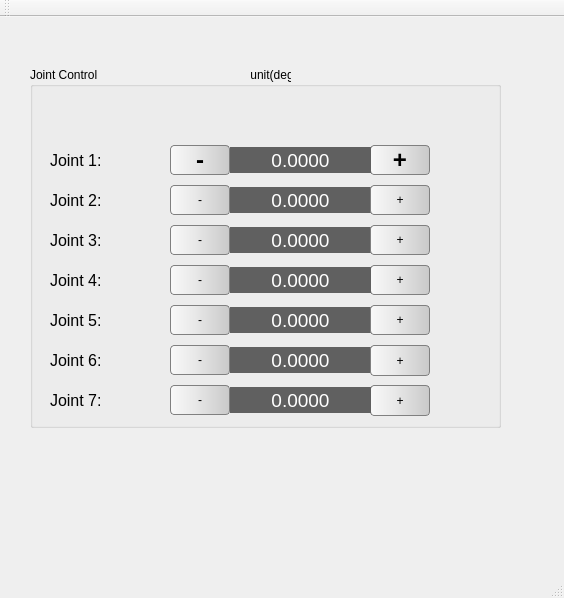
<?xml version="1.0" encoding="UTF-8"?>
<ui version="4.0">
 <class>MainWindow</class>
 <widget class="QMainWindow" name="MainWindow">
  <property name="geometry">
   <rect>
    <x>0</x>
    <y>0</y>
    <width>564</width>
    <height>598</height>
   </rect>
  </property>
  <property name="windowTitle">
   <string>Control Panel</string>
  </property>
  <widget class="QWidget" name="centralWidget">
   <widget class="QGroupBox" name="groupBox_3">
    <property name="geometry">
     <rect>
      <x>30</x>
      <y>50</y>
      <width>471</width>
      <height>361</height>
     </rect>
    </property>
    <property name="styleSheet">
     <string notr="true"/>
    </property>
    <property name="title">
     <string>Joint Control                                              unit(deg.)</string>
    </property>
    <widget class="QLabel" name="lb_joint5">
     <property name="geometry">
      <rect>
       <x>200</x>
       <y>240</y>
       <width>141</width>
       <height>26</height>
      </rect>
     </property>
     <property name="sizePolicy">
      <sizepolicy hsizetype="Expanding" vsizetype="Preferred">
       <horstretch>0</horstretch>
       <verstretch>0</verstretch>
      </sizepolicy>
     </property>
     <property name="font">
      <font>
       <pointsize>14</pointsize>
      </font>
     </property>
     <property name="styleSheet">
      <string notr="true">background-color: rgb(96, 96, 96);
color: white;</string>
     </property>
     <property name="text">
      <string>0.0000</string>
     </property>
     <property name="alignment">
      <set>Qt::AlignCenter</set>
     </property>
    </widget>
    <widget class="QPushButton" name="pbn_joint4Left">
     <property name="geometry">
      <rect>
       <x>140</x>
       <y>198</y>
       <width>60</width>
       <height>30</height>
      </rect>
     </property>
     <property name="sizePolicy">
      <sizepolicy hsizetype="Fixed" vsizetype="Fixed">
       <horstretch>0</horstretch>
       <verstretch>0</verstretch>
      </sizepolicy>
     </property>
     <property name="focusPolicy">
      <enum>Qt::NoFocus</enum>
     </property>
     <property name="styleSheet">
      <string notr="true">background-color: qlineargradient( x1:0, y1:0, x2:1, y2:0, stop:0 #F9F9F9, stop:0.4  #E9E9E9, stop:0.7 #D9D9D9, stop:1 #C9C9C9);
font: bold 18pt &quot;Ubuntu&quot;;
border: 1px solid rgb(128, 128, 128);
border-radius: 4px;</string>
     </property>
     <property name="text">
      <string>-</string>
     </property>
     <property name="autoRepeat">
      <bool>true</bool>
     </property>
    </widget>
    <widget class="QLabel" name="lb_joint2">
     <property name="geometry">
      <rect>
       <x>200</x>
       <y>120</y>
       <width>141</width>
       <height>26</height>
      </rect>
     </property>
     <property name="sizePolicy">
      <sizepolicy hsizetype="Expanding" vsizetype="Preferred">
       <horstretch>0</horstretch>
       <verstretch>0</verstretch>
      </sizepolicy>
     </property>
     <property name="font">
      <font>
       <pointsize>14</pointsize>
      </font>
     </property>
     <property name="styleSheet">
      <string notr="true">background-color: rgb(96, 96, 96);
color: white;</string>
     </property>
     <property name="text">
      <string>0.0000</string>
     </property>
     <property name="alignment">
      <set>Qt::AlignCenter</set>
     </property>
    </widget>
    <widget class="QPushButton" name="pbn_joint6Left">
     <property name="geometry">
      <rect>
       <x>140</x>
       <y>278</y>
       <width>60</width>
       <height>30</height>
      </rect>
     </property>
     <property name="sizePolicy">
      <sizepolicy hsizetype="Fixed" vsizetype="Fixed">
       <horstretch>0</horstretch>
       <verstretch>0</verstretch>
      </sizepolicy>
     </property>
     <property name="focusPolicy">
      <enum>Qt::NoFocus</enum>
     </property>
     <property name="styleSheet">
      <string notr="true">background-color: qlineargradient( x1:0, y1:0, x2:1, y2:0, stop:0 #F9F9F9, stop:0.4  #E9E9E9, stop:0.7 #D9D9D9, stop:1 #C9C9C9);
font: bold 18pt &quot;Ubuntu&quot;;
border: 1px solid rgb(128, 128, 128);
border-radius: 4px;</string>
     </property>
     <property name="text">
      <string>-</string>
     </property>
     <property name="autoRepeat">
      <bool>true</bool>
     </property>
    </widget>
    <widget class="QPushButton" name="pbn_joint2Left">
     <property name="geometry">
      <rect>
       <x>140</x>
       <y>118</y>
       <width>60</width>
       <height>30</height>
      </rect>
     </property>
     <property name="sizePolicy">
      <sizepolicy hsizetype="Fixed" vsizetype="Fixed">
       <horstretch>0</horstretch>
       <verstretch>0</verstretch>
      </sizepolicy>
     </property>
     <property name="focusPolicy">
      <enum>Qt::NoFocus</enum>
     </property>
     <property name="styleSheet">
      <string notr="true">background-color: qlineargradient( x1:0, y1:0, x2:1, y2:0, stop:0 #F9F9F9, stop:0.4  #E9E9E9, stop:0.7 #D9D9D9, stop:1 #C9C9C9);
font: bold 18pt &quot;Ubuntu&quot;;
border: 1px solid rgb(128, 128, 128);
border-radius: 4px;</string>
     </property>
     <property name="text">
      <string>-</string>
     </property>
     <property name="autoRepeat">
      <bool>true</bool>
     </property>
    </widget>
    <widget class="QLabel" name="lb_joint3">
     <property name="geometry">
      <rect>
       <x>200</x>
       <y>160</y>
       <width>141</width>
       <height>26</height>
      </rect>
     </property>
     <property name="sizePolicy">
      <sizepolicy hsizetype="Expanding" vsizetype="Preferred">
       <horstretch>0</horstretch>
       <verstretch>0</verstretch>
      </sizepolicy>
     </property>
     <property name="font">
      <font>
       <pointsize>14</pointsize>
      </font>
     </property>
     <property name="styleSheet">
      <string notr="true">background-color: rgb(96, 96, 96);
color: white;</string>
     </property>
     <property name="text">
      <string>0.0000</string>
     </property>
     <property name="alignment">
      <set>Qt::AlignCenter</set>
     </property>
    </widget>
    <widget class="QPushButton" name="pbn_joint4Right">
     <property name="geometry">
      <rect>
       <x>340</x>
       <y>198</y>
       <width>60</width>
       <height>30</height>
      </rect>
     </property>
     <property name="sizePolicy">
      <sizepolicy hsizetype="Fixed" vsizetype="Fixed">
       <horstretch>0</horstretch>
       <verstretch>0</verstretch>
      </sizepolicy>
     </property>
     <property name="focusPolicy">
      <enum>Qt::NoFocus</enum>
     </property>
     <property name="styleSheet">
      <string notr="true">background-color: qlineargradient( x1:0, y1:0, x2:1, y2:0, stop:0 #F9F9F9, stop:0.4  #E9E9E9, stop:0.7 #D9D9D9, stop:1 #C9C9C9);
font: bold 18pt &quot;Ubuntu&quot;;
border: 1px solid rgb(128, 128, 128);
border-radius: 4px;</string>
     </property>
     <property name="text">
      <string>+</string>
     </property>
     <property name="autoRepeat">
      <bool>true</bool>
     </property>
    </widget>
    <widget class="QPushButton" name="pbn_joint1Right">
     <property name="geometry">
      <rect>
       <x>340</x>
       <y>78</y>
       <width>60</width>
       <height>30</height>
      </rect>
     </property>
     <property name="sizePolicy">
      <sizepolicy hsizetype="Fixed" vsizetype="Fixed">
       <horstretch>0</horstretch>
       <verstretch>0</verstretch>
      </sizepolicy>
     </property>
     <property name="font">
      <font>
       <family>Ubuntu</family>
       <pointsize>18</pointsize>
       <weight>75</weight>
       <italic>false</italic>
       <bold>true</bold>
      </font>
     </property>
     <property name="focusPolicy">
      <enum>Qt::NoFocus</enum>
     </property>
     <property name="styleSheet">
      <string notr="true">background-color: qlineargradient( x1:0, y1:0, x2:1, y2:0, stop:0 #F9F9F9, stop:0.4  #E9E9E9, stop:0.7 #D9D9D9, stop:1 #C9C9C9);
font: bold 18pt &quot;Ubuntu&quot;;
border: 1px solid rgb(128, 128, 128);
border-radius: 4px;</string>
     </property>
     <property name="text">
      <string>+</string>
     </property>
     <property name="autoRepeat">
      <bool>true</bool>
     </property>
    </widget>
    <widget class="QLabel" name="lb_joint6">
     <property name="geometry">
      <rect>
       <x>200</x>
       <y>280</y>
       <width>141</width>
       <height>26</height>
      </rect>
     </property>
     <property name="sizePolicy">
      <sizepolicy hsizetype="Expanding" vsizetype="Preferred">
       <horstretch>0</horstretch>
       <verstretch>0</verstretch>
      </sizepolicy>
     </property>
     <property name="font">
      <font>
       <pointsize>14</pointsize>
      </font>
     </property>
     <property name="styleSheet">
      <string notr="true">background-color: rgb(96, 96, 96);
color: white;</string>
     </property>
     <property name="text">
      <string>0.0000</string>
     </property>
     <property name="alignment">
      <set>Qt::AlignCenter</set>
     </property>
    </widget>
    <widget class="QPushButton" name="pbn_joint6Right">
     <property name="geometry">
      <rect>
       <x>340</x>
       <y>278</y>
       <width>60</width>
       <height>31</height>
      </rect>
     </property>
     <property name="sizePolicy">
      <sizepolicy hsizetype="Fixed" vsizetype="Fixed">
       <horstretch>0</horstretch>
       <verstretch>0</verstretch>
      </sizepolicy>
     </property>
     <property name="focusPolicy">
      <enum>Qt::NoFocus</enum>
     </property>
     <property name="styleSheet">
      <string notr="true">background-color: qlineargradient( x1:0, y1:0, x2:1, y2:0, stop:0 #F9F9F9, stop:0.4  #E9E9E9, stop:0.7 #D9D9D9, stop:1 #C9C9C9);
font: bold 18pt &quot;Ubuntu&quot;;
border: 1px solid rgb(128, 128, 128);
border-radius: 4px;</string>
     </property>
     <property name="text">
      <string>+</string>
     </property>
     <property name="autoRepeat">
      <bool>true</bool>
     </property>
    </widget>
    <widget class="QPushButton" name="pbn_joint3Left">
     <property name="geometry">
      <rect>
       <x>140</x>
       <y>158</y>
       <width>60</width>
       <height>30</height>
      </rect>
     </property>
     <property name="sizePolicy">
      <sizepolicy hsizetype="Fixed" vsizetype="Fixed">
       <horstretch>0</horstretch>
       <verstretch>0</verstretch>
      </sizepolicy>
     </property>
     <property name="focusPolicy">
      <enum>Qt::NoFocus</enum>
     </property>
     <property name="styleSheet">
      <string notr="true">background-color: qlineargradient( x1:0, y1:0, x2:1, y2:0, stop:0 #F9F9F9, stop:0.4  #E9E9E9, stop:0.7 #D9D9D9, stop:1 #C9C9C9);
font: bold 18pt &quot;Ubuntu&quot;;
border: 1px solid rgb(128, 128, 128);
border-radius: 4px;</string>
     </property>
     <property name="text">
      <string>-</string>
     </property>
     <property name="autoRepeat">
      <bool>true</bool>
     </property>
    </widget>
    <widget class="QLabel" name="lb_joint4">
     <property name="geometry">
      <rect>
       <x>200</x>
       <y>200</y>
       <width>141</width>
       <height>26</height>
      </rect>
     </property>
     <property name="sizePolicy">
      <sizepolicy hsizetype="Expanding" vsizetype="Preferred">
       <horstretch>0</horstretch>
       <verstretch>0</verstretch>
      </sizepolicy>
     </property>
     <property name="font">
      <font>
       <pointsize>14</pointsize>
      </font>
     </property>
     <property name="styleSheet">
      <string notr="true">background-color: rgb(96, 96, 96);
color: white;</string>
     </property>
     <property name="text">
      <string>0.0000</string>
     </property>
     <property name="alignment">
      <set>Qt::AlignCenter</set>
     </property>
    </widget>
    <widget class="QPushButton" name="pbn_joint2Right">
     <property name="geometry">
      <rect>
       <x>340</x>
       <y>118</y>
       <width>60</width>
       <height>30</height>
      </rect>
     </property>
     <property name="sizePolicy">
      <sizepolicy hsizetype="Fixed" vsizetype="Fixed">
       <horstretch>0</horstretch>
       <verstretch>0</verstretch>
      </sizepolicy>
     </property>
     <property name="focusPolicy">
      <enum>Qt::NoFocus</enum>
     </property>
     <property name="styleSheet">
      <string notr="true">background-color: qlineargradient( x1:0, y1:0, x2:1, y2:0, stop:0 #F9F9F9, stop:0.4  #E9E9E9, stop:0.7 #D9D9D9, stop:1 #C9C9C9);
font: bold 18pt &quot;Ubuntu&quot;;
border: 1px solid rgb(128, 128, 128);
border-radius: 4px;</string>
     </property>
     <property name="text">
      <string>+</string>
     </property>
     <property name="autoRepeat">
      <bool>true</bool>
     </property>
    </widget>
    <widget class="QPushButton" name="pbn_joint5Right">
     <property name="geometry">
      <rect>
       <x>340</x>
       <y>238</y>
       <width>60</width>
       <height>30</height>
      </rect>
     </property>
     <property name="sizePolicy">
      <sizepolicy hsizetype="Fixed" vsizetype="Fixed">
       <horstretch>0</horstretch>
       <verstretch>0</verstretch>
      </sizepolicy>
     </property>
     <property name="focusPolicy">
      <enum>Qt::NoFocus</enum>
     </property>
     <property name="styleSheet">
      <string notr="true">background-color: qlineargradient( x1:0, y1:0, x2:1, y2:0, stop:0 #F9F9F9, stop:0.4  #E9E9E9, stop:0.7 #D9D9D9, stop:1 #C9C9C9);
font: bold 18pt &quot;Ubuntu&quot;;
border: 1px solid rgb(128, 128, 128);
border-radius: 4px;</string>
     </property>
     <property name="text">
      <string>+</string>
     </property>
     <property name="autoRepeat">
      <bool>true</bool>
     </property>
    </widget>
    <widget class="QPushButton" name="pbn_joint1Left">
     <property name="geometry">
      <rect>
       <x>140</x>
       <y>78</y>
       <width>60</width>
       <height>30</height>
      </rect>
     </property>
     <property name="sizePolicy">
      <sizepolicy hsizetype="Fixed" vsizetype="Fixed">
       <horstretch>0</horstretch>
       <verstretch>0</verstretch>
      </sizepolicy>
     </property>
     <property name="font">
      <font>
       <family>Ubuntu</family>
       <pointsize>18</pointsize>
       <weight>75</weight>
       <italic>false</italic>
       <bold>true</bold>
      </font>
     </property>
     <property name="focusPolicy">
      <enum>Qt::NoFocus</enum>
     </property>
     <property name="styleSheet">
      <string notr="true">background-color: qlineargradient( x1:0, y1:0, x2:1, y2:0, stop:0 #F9F9F9, stop:0.4  #E9E9E9, stop:0.7 #D9D9D9, stop:1 #C9C9C9);
font: bold 18pt &quot;Ubuntu&quot;;
border: 1px solid rgb(128, 128, 128);
border-radius: 4px;</string>
     </property>
     <property name="text">
      <string>-</string>
     </property>
     <property name="autoRepeat">
      <bool>true</bool>
     </property>
    </widget>
    <widget class="QLabel" name="lb_joint1">
     <property name="geometry">
      <rect>
       <x>200</x>
       <y>80</y>
       <width>141</width>
       <height>26</height>
      </rect>
     </property>
     <property name="sizePolicy">
      <sizepolicy hsizetype="Expanding" vsizetype="Preferred">
       <horstretch>0</horstretch>
       <verstretch>0</verstretch>
      </sizepolicy>
     </property>
     <property name="font">
      <font>
       <pointsize>14</pointsize>
      </font>
     </property>
     <property name="styleSheet">
      <string notr="true">background-color: rgb(96, 96, 96);
color: white;</string>
     </property>
     <property name="text">
      <string>0.0000</string>
     </property>
     <property name="alignment">
      <set>Qt::AlignCenter</set>
     </property>
    </widget>
    <widget class="QPushButton" name="pbn_joint5Left">
     <property name="geometry">
      <rect>
       <x>140</x>
       <y>238</y>
       <width>60</width>
       <height>30</height>
      </rect>
     </property>
     <property name="sizePolicy">
      <sizepolicy hsizetype="Fixed" vsizetype="Fixed">
       <horstretch>0</horstretch>
       <verstretch>0</verstretch>
      </sizepolicy>
     </property>
     <property name="focusPolicy">
      <enum>Qt::NoFocus</enum>
     </property>
     <property name="styleSheet">
      <string notr="true">background-color: qlineargradient( x1:0, y1:0, x2:1, y2:0, stop:0 #F9F9F9, stop:0.4  #E9E9E9, stop:0.7 #D9D9D9, stop:1 #C9C9C9);
font: bold 18pt &quot;Ubuntu&quot;;
border: 1px solid rgb(128, 128, 128);
border-radius: 4px;</string>
     </property>
     <property name="text">
      <string>-</string>
     </property>
     <property name="autoRepeat">
      <bool>true</bool>
     </property>
    </widget>
    <widget class="QPushButton" name="pbn_joint3Right">
     <property name="geometry">
      <rect>
       <x>340</x>
       <y>158</y>
       <width>60</width>
       <height>30</height>
      </rect>
     </property>
     <property name="sizePolicy">
      <sizepolicy hsizetype="Fixed" vsizetype="Fixed">
       <horstretch>0</horstretch>
       <verstretch>0</verstretch>
      </sizepolicy>
     </property>
     <property name="focusPolicy">
      <enum>Qt::NoFocus</enum>
     </property>
     <property name="styleSheet">
      <string notr="true">background-color: qlineargradient( x1:0, y1:0, x2:1, y2:0, stop:0 #F9F9F9, stop:0.4  #E9E9E9, stop:0.7 #D9D9D9, stop:1 #C9C9C9);
font: bold 18pt &quot;Ubuntu&quot;;
border: 1px solid rgb(128, 128, 128);
border-radius: 4px;</string>
     </property>
     <property name="text">
      <string>+</string>
     </property>
     <property name="autoRepeat">
      <bool>true</bool>
     </property>
    </widget>
    <widget class="QLabel" name="label_7">
     <property name="geometry">
      <rect>
       <x>20</x>
       <y>78</y>
       <width>101</width>
       <height>30</height>
      </rect>
     </property>
     <property name="font">
      <font>
       <pointsize>12</pointsize>
      </font>
     </property>
     <property name="text">
      <string>Joint 1:</string>
     </property>
    </widget>
    <widget class="QLabel" name="label_10">
     <property name="geometry">
      <rect>
       <x>20</x>
       <y>118</y>
       <width>101</width>
       <height>30</height>
      </rect>
     </property>
     <property name="font">
      <font>
       <pointsize>12</pointsize>
      </font>
     </property>
     <property name="text">
      <string>Joint 2:</string>
     </property>
    </widget>
    <widget class="QLabel" name="label_11">
     <property name="geometry">
      <rect>
       <x>20</x>
       <y>158</y>
       <width>101</width>
       <height>30</height>
      </rect>
     </property>
     <property name="font">
      <font>
       <pointsize>12</pointsize>
      </font>
     </property>
     <property name="text">
      <string>Joint 3:</string>
     </property>
    </widget>
    <widget class="QLabel" name="label_13">
     <property name="geometry">
      <rect>
       <x>20</x>
       <y>198</y>
       <width>101</width>
       <height>30</height>
      </rect>
     </property>
     <property name="font">
      <font>
       <pointsize>12</pointsize>
      </font>
     </property>
     <property name="text">
      <string>Joint 4:</string>
     </property>
    </widget>
    <widget class="QLabel" name="label_15">
     <property name="geometry">
      <rect>
       <x>20</x>
       <y>238</y>
       <width>101</width>
       <height>30</height>
      </rect>
     </property>
     <property name="font">
      <font>
       <pointsize>12</pointsize>
      </font>
     </property>
     <property name="text">
      <string>Joint 5:</string>
     </property>
    </widget>
    <widget class="QLabel" name="label_17">
     <property name="geometry">
      <rect>
       <x>20</x>
       <y>278</y>
       <width>101</width>
       <height>30</height>
      </rect>
     </property>
     <property name="font">
      <font>
       <pointsize>12</pointsize>
      </font>
     </property>
     <property name="text">
      <string>Joint 6:</string>
     </property>
    </widget>
    <widget class="QPushButton" name="pbn_joint7Left">
     <property name="geometry">
      <rect>
       <x>140</x>
       <y>318</y>
       <width>60</width>
       <height>30</height>
      </rect>
     </property>
     <property name="sizePolicy">
      <sizepolicy hsizetype="Fixed" vsizetype="Fixed">
       <horstretch>0</horstretch>
       <verstretch>0</verstretch>
      </sizepolicy>
     </property>
     <property name="focusPolicy">
      <enum>Qt::NoFocus</enum>
     </property>
     <property name="styleSheet">
      <string notr="true">background-color: qlineargradient( x1:0, y1:0, x2:1, y2:0, stop:0 #F9F9F9, stop:0.4  #E9E9E9, stop:0.7 #D9D9D9, stop:1 #C9C9C9);
font: bold 18pt &quot;Ubuntu&quot;;
border: 1px solid rgb(128, 128, 128);
border-radius: 4px;</string>
     </property>
     <property name="text">
      <string>-</string>
     </property>
     <property name="autoRepeat">
      <bool>true</bool>
     </property>
    </widget>
    <widget class="QPushButton" name="pbn_joint7Right">
     <property name="geometry">
      <rect>
       <x>340</x>
       <y>318</y>
       <width>60</width>
       <height>31</height>
      </rect>
     </property>
     <property name="sizePolicy">
      <sizepolicy hsizetype="Fixed" vsizetype="Fixed">
       <horstretch>0</horstretch>
       <verstretch>0</verstretch>
      </sizepolicy>
     </property>
     <property name="focusPolicy">
      <enum>Qt::NoFocus</enum>
     </property>
     <property name="styleSheet">
      <string notr="true">background-color: qlineargradient( x1:0, y1:0, x2:1, y2:0, stop:0 #F9F9F9, stop:0.4  #E9E9E9, stop:0.7 #D9D9D9, stop:1 #C9C9C9);
font: bold 18pt &quot;Ubuntu&quot;;
border: 1px solid rgb(128, 128, 128);
border-radius: 4px;</string>
     </property>
     <property name="text">
      <string>+</string>
     </property>
     <property name="autoRepeat">
      <bool>true</bool>
     </property>
    </widget>
    <widget class="QLabel" name="label_18">
     <property name="geometry">
      <rect>
       <x>20</x>
       <y>318</y>
       <width>101</width>
       <height>30</height>
      </rect>
     </property>
     <property name="font">
      <font>
       <pointsize>12</pointsize>
      </font>
     </property>
     <property name="text">
      <string>Joint 7:</string>
     </property>
    </widget>
    <widget class="QLabel" name="lb_joint7">
     <property name="geometry">
      <rect>
       <x>200</x>
       <y>320</y>
       <width>141</width>
       <height>26</height>
      </rect>
     </property>
     <property name="sizePolicy">
      <sizepolicy hsizetype="Expanding" vsizetype="Preferred">
       <horstretch>0</horstretch>
       <verstretch>0</verstretch>
      </sizepolicy>
     </property>
     <property name="font">
      <font>
       <pointsize>14</pointsize>
      </font>
     </property>
     <property name="styleSheet">
      <string notr="true">background-color: rgb(96, 96, 96);
color: white;</string>
     </property>
     <property name="text">
      <string>0.0000</string>
     </property>
     <property name="alignment">
      <set>Qt::AlignCenter</set>
     </property>
    </widget>
   </widget>
  </widget>
  <widget class="QMenuBar" name="menuBar">
   <property name="geometry">
    <rect>
     <x>0</x>
     <y>0</y>
     <width>564</width>
     <height>46</height>
    </rect>
   </property>
  </widget>
  <widget class="QToolBar" name="mainToolBar">
   <attribute name="toolBarArea">
    <enum>TopToolBarArea</enum>
   </attribute>
   <attribute name="toolBarBreak">
    <bool>false</bool>
   </attribute>
  </widget>
  <widget class="QStatusBar" name="statusBar"/>
 </widget>
 <layoutdefault spacing="6" margin="11"/>
 <resources/>
 <connections/>
</ui>
